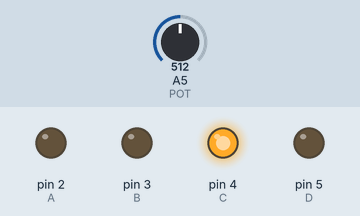
Recording of a sketch running on a simulated Arduino Uno, built with avr-gcc and run on an emulated ATmega328P. Parts: output pins drawn as LEDs (lit = HIGH). The inputs (shaded band) are chosen by the test bench; at power-on: A5 (POT) = 512.

Above: at 1.2 s.
1.3 s: A5 (POT) set to 560
2.8 s: A5 (POT) set to 577
At 4.0 s:
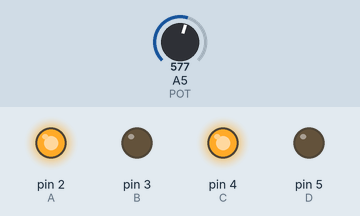
4.3 s: A5 (POT) set to 716
At 4.8 s:
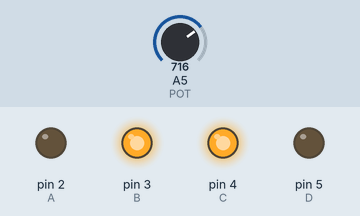
5.8 s: A5 (POT) set to 783
7.3 s: A5 (POT) set to 805
At 7.6 s:
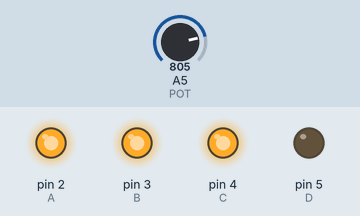
8.8 s: A5 (POT) set to 511
At 9.4 s:
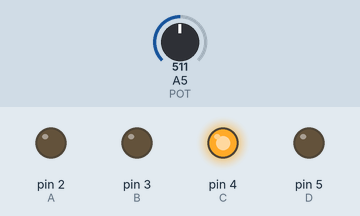
Timing chart, 0 to 11.3 s (numbered marks = the images above; inputs shaded):
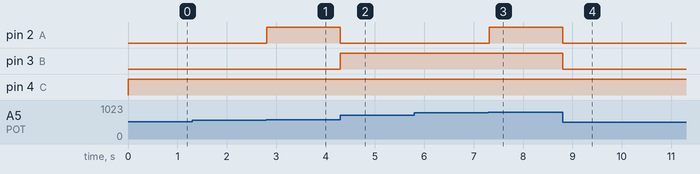

Measured:
- the behaviour switches between 568 and 569 on A5 (POT) (found by bisection; images 0 and 1)
- the behaviour switches between 795 and 796 on A5 (POT) (found by bisection; images 2 and 3)
- after the input at 1.3 s, every drawn part: stays the same
- after the input at 2.8 s, pin 2 (A): LOW → HIGH at once
- after the input at 4.3 s, pin 2 (A): HIGH → LOW at once; pin 3 (B): LOW → HIGH at once
- after the input at 5.8 s, every drawn part: stays the same
- after the input at 7.3 s, pin 2 (A): LOW → HIGH at once
- after the input at 8.8 s, pin 2 (A), pin 3 (B): HIGH → LOW at once

The sketch:

display_cd451.ino
```cpp
const int A = 2;
const int B = 3;
const int C = 4;
const int D = 5;

const int POT = A5;

byte digitos[10][4] = {
  {0,0,0,0},
  {0,0,0,1},
  {0,0,1,0},
  {0,0,1,1},
  {0,1,0,0},
  {0,1,0,1},
  {0,1,1,0},
  {0,1,1,1},
  {1,0,0,0},
  {1,0,0,1}
};

void mostrarDigito( int num ){

  int PINO = D;
  for ( int i = 0; i <4; i++) {
   digitalWrite(PINO,digitos[num][i]);
    PINO--;
  }
}

void setup()
{
  pinMode(A, OUTPUT);
  pinMode(B, OUTPUT);
  pinMode(C, OUTPUT);
  pinMode(D, OUTPUT);
  pinMode(POT, INPUT);
}

void loop()
{
 int valor = analogRead(POT);
 int num = map(valor,0,1023,0,9);
 mostrarDigito(num);
 delay(40);
}
```
